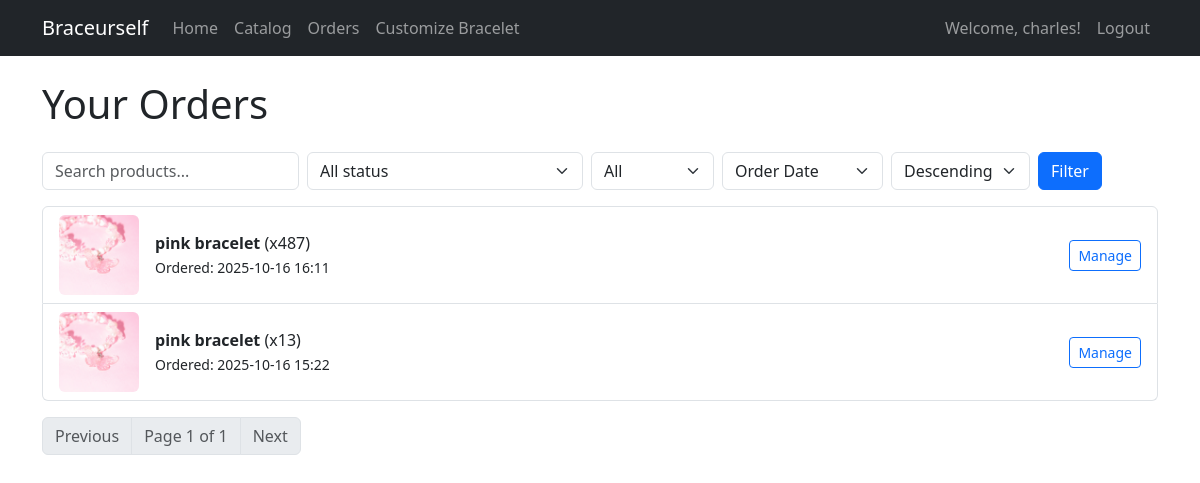
Page /orders/ (signed in) on the earlier database version.
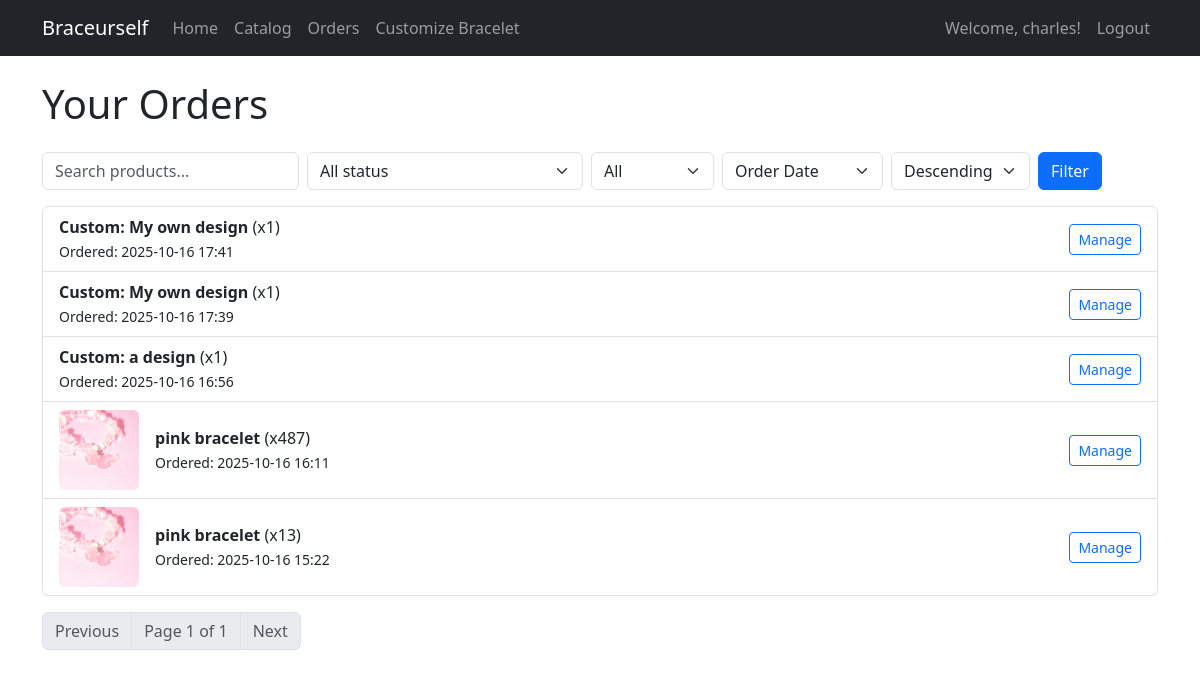
Same page on the later database version.
### shop/models.py (models this page shows, shortened)
class Order(models.Model):
    STATUS_CHOICES = [
        ('waiting', 'Waiting for Payment'),
        ('pending', 'Pending Creation'),
        ('created', 'Finished Creating the Bracelet'),
        ('delivering', 'Bracelet is Being Delivered'),
        ('delivered', 'Bracelet Delivered'),
    ]
    PAYMENT_CHOICES = [
        ('gcash', 'GCash'),
        ('maya', 'Maya'),
    ]
    customer = models.ForeignKey(User, on_delete=models.CASCADE)
    product = models.ForeignKey(Product, on_delete=models.CASCADE)
    quantity = models.PositiveIntegerField()
    payment_type = models.CharField(max_length=20, choices=PAYMENT_CHOICES)
    status = models.CharField(max_length=20, choices=STATUS_CHOICES, default='waiting')
    created_at = models.DateTimeField(auto_now_add=True)
    delivered_at = models.DateTimeField(blank=True, null=True)
    done = models.BooleanField(default=False)
    cancelled = models.BooleanField(default=False)
    cancel_reason = models.TextField(blank=True, null=True)

class Product(models.Model):
    name = models.CharField(max_length=100)
    price = models.DecimalField(max_digits=8, decimal_places=2)
    image = models.ImageField(upload_to='product_images/')
    created_by = models.ForeignKey(SellerProfile, on_delete=models.CASCADE)
    stock = models.PositiveIntegerField(default=0)
    created_at = models.DateTimeField(auto_now_add=True, null=True, blank=True)

### shop/views.py (the view, shortened to what this page needs)
# urls.py: path('orders/', views.order_list, name='order_list'),
def order_list(request):
    if not request.user.is_authenticated or hasattr(request.user, 'sellerprofile'):
        return redirect('login')
    qs = Order.objects.filter(customer=request.user)
    status = request.GET.get('status', '')
    cancelled = request.GET.get('cancelled', '')  # 'yes' / 'no' / ''
    sort_by = request.GET.get('sort_by', 'created_at')
    sort_dir = request.GET.get('sort_dir', 'desc')
    search = request.GET.get('search', '').strip()
    if status:
        qs = qs.filter(status=status)
    if cancelled == 'yes':
        qs = qs.filter(cancelled=True)
    elif cancelled == 'no':
        qs = qs.filter(cancelled=False)
    if search:
        qs = qs.filter(product__name__icontains=search)
    allowed_order_fields = {'created_at', 'delivered_at'}
    if sort_by not in allowed_order_fields:
        sort_by = 'created_at'
    order_field = sort_by if sort_dir == 'asc' else f"-{sort_by}"
    qs = qs.order_by(order_field)
    paginator = Paginator(qs, 10)
    page_number = request.GET.get('page')
    page_obj = paginator.get_page(page_number)
    msg_forms = {order.id: OrderMessageForm() for order in page_obj.object_list}
    return render(request, 'shop/order_list.html', {
        'page_obj': page_obj,
        'msg_forms': msg_forms,
        'filters': {
            'status': status,
            'cancelled': cancelled,
            'sort_by': sort_by,
            'sort_dir': sort_dir,
            'search': search,
        },
        'status_choices': Order.STATUS_CHOICES,
    })

### shop/templates/shop/order_list.html (shortened to what this page needs)
{% extends 'shop/base.html' %}
{% load dict_get %}
{% block content %}
<h1 class="mb-4">Your Orders</h1>
<form method="get" class="row g-2 mb-3">
	<div class="col-auto">
		<input type="search" name="search" class="form-control" placeholder="Search products..." value="{{ filters.search }}">
	</div>
	<div class="col-auto">
		<select name="status" class="form-select">
			<option value="">All status</option>
		</select>
	</div>
	<div class="col-auto">
		<select name="cancelled" class="form-select">
			<option value="">All</option>
		</select>
	</div>
	<div class="col-auto">
		<select name="sort_by" class="form-select">
			<option value="created_at" {% if filters.sort_by == 'created_at' %}selected{% endif %}>Order Date</option>
		</select>
	</div>
	<div class="col-auto">
		<select name="sort_dir" class="form-select">
			<option value="desc" {% if filters.sort_dir == 'desc' %}selected{% endif %}>Descending</option>
		</select>
	</div>
	<div class="col-auto">
		<button class="btn btn-primary">Filter</button>
	</div>
</form>
{% if page_obj.object_list %}
	<div class="list-group">
		{% for order in page_obj.object_list %}
			<div class="list-group-item">
				<div class="row align-items-center">
					<div class="col-md-8 d-flex align-items-center">
						{% if order.product.image %}
							<img src="{{ order.product.image.url }}" alt="{{ order.product.name }}" style="width:80px;height:80px;object-fit:cover;" class="me-3 rounded">
						{% endif %}
						<div>
							<strong>{{ order.product.name }}</strong> (x{{ order.quantity }})<br>
							<small>Ordered: {{ order.created_at|date:"Y-m-d H:i" }}{% if order.delivered_at %} • Delivered: {{ order.delivered_at|date:"Y-m-d H:i" }}{% endif %}</small>
						</div>
					</div>
					<div class="col-md-4 text-end">
						<a href="{% url 'customer_manage_order' order.id %}" class="btn btn-sm btn-outline-primary">Manage</a>
					</div>
				</div>
			</div>
		{% endfor %}
	</div>
	<nav class="mt-3">
		<ul class="pagination">
			{% if page_obj.has_previous %}
				<li class="page-item"><a class="page-link" href="?{% for k,v in request.GET.items %}{% if k != 'page' %}{{ k }}={{ v|urlencode }}&{% endif %}{% endfor %}page={{ page_obj.previous_page_number }}">Previous</a></li>
			{% else %}
				<li class="page-item disabled"><span class="page-link">Previous</span></li>
			{% endif %}
			<li class="page-item disabled"><span class="page-link">Page {{ page_obj.number }} of {{ page_obj.paginator.num_pages }}</span></li>
			{% if page_obj.has_next %}
				<li class="page-item"><a class="page-link" href="?{% for k,v in request.GET.items %}{% if k != 'page' %}{{ k }}={{ v|urlencode }}&{% endif %}{% endfor %}page={{ page_obj.next_page_number }}">Next</a></li>
			{% else %}
				<li class="page-item disabled"><span class="page-link">Next</span></li>
			{% endif %}
		</ul>
	</nav>
{% else %}
	<p>No orders yet.</p>
{% endif %}
{% endblock %}

Differences in the rows shown:
added Order: product.name "Custom: My own design", quantity "1", created_at "2025-10-16 17:41"
added Order: product.name "Custom: My own design", quantity "1", created_at "2025-10-16 17:39"
added Order: product.name "Custom: a design", quantity "1", created_at "2025-10-16 16:56"
